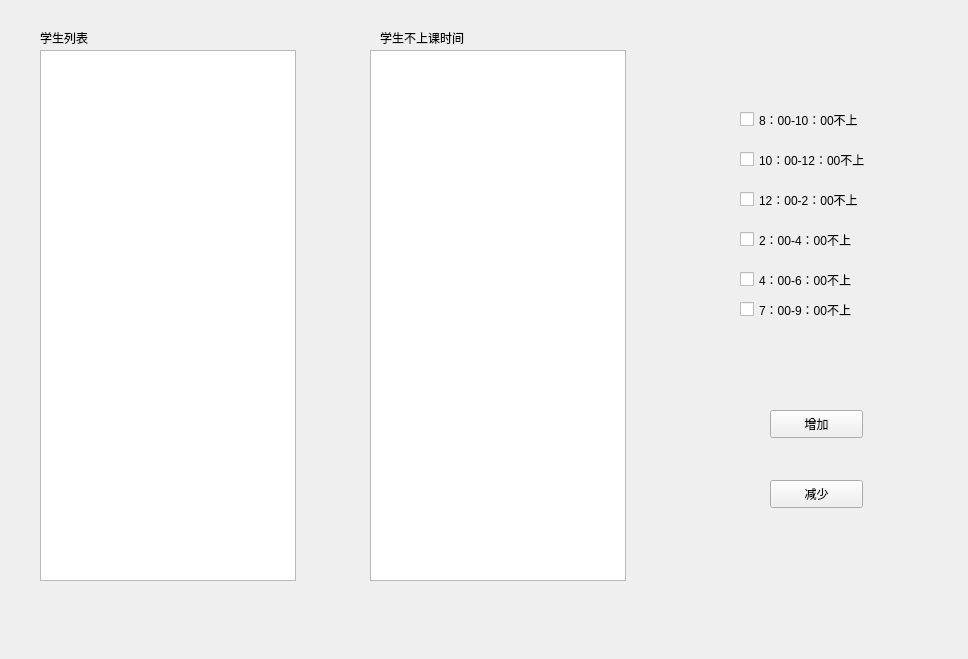
<?xml version="1.0" encoding="UTF-8"?>
<ui version="4.0">
 <class>nostudent</class>
 <widget class="QWidget" name="nostudent">
  <property name="geometry">
   <rect>
    <x>0</x>
    <y>0</y>
    <width>968</width>
    <height>659</height>
   </rect>
  </property>
  <property name="windowTitle">
   <string>Form</string>
  </property>
  <widget class="QPushButton" name="pushButton">
   <property name="geometry">
    <rect>
     <x>770</x>
     <y>410</y>
     <width>93</width>
     <height>28</height>
    </rect>
   </property>
   <property name="text">
    <string>增加</string>
   </property>
  </widget>
  <widget class="QTableView" name="tableView">
   <property name="geometry">
    <rect>
     <x>40</x>
     <y>50</y>
     <width>256</width>
     <height>531</height>
    </rect>
   </property>
  </widget>
  <widget class="QTableView" name="tableView_2">
   <property name="geometry">
    <rect>
     <x>370</x>
     <y>50</y>
     <width>256</width>
     <height>531</height>
    </rect>
   </property>
  </widget>
  <widget class="QPushButton" name="pushButton_2">
   <property name="geometry">
    <rect>
     <x>770</x>
     <y>480</y>
     <width>93</width>
     <height>28</height>
    </rect>
   </property>
   <property name="text">
    <string>减少</string>
   </property>
  </widget>
  <widget class="QCheckBox" name="checkBox">
   <property name="geometry">
    <rect>
     <x>740</x>
     <y>110</y>
     <width>161</width>
     <height>19</height>
    </rect>
   </property>
   <property name="text">
    <string>8：00-10：00不上</string>
   </property>
  </widget>
  <widget class="QCheckBox" name="checkBox_2">
   <property name="geometry">
    <rect>
     <x>740</x>
     <y>150</y>
     <width>161</width>
     <height>19</height>
    </rect>
   </property>
   <property name="text">
    <string>10：00-12：00不上</string>
   </property>
  </widget>
  <widget class="QCheckBox" name="checkBox_3">
   <property name="geometry">
    <rect>
     <x>740</x>
     <y>190</y>
     <width>161</width>
     <height>19</height>
    </rect>
   </property>
   <property name="text">
    <string>12：00-2：00不上</string>
   </property>
  </widget>
  <widget class="QCheckBox" name="checkBox_4">
   <property name="geometry">
    <rect>
     <x>740</x>
     <y>230</y>
     <width>161</width>
     <height>19</height>
    </rect>
   </property>
   <property name="text">
    <string>2：00-4：00不上</string>
   </property>
  </widget>
  <widget class="QCheckBox" name="checkBox_5">
   <property name="geometry">
    <rect>
     <x>740</x>
     <y>270</y>
     <width>161</width>
     <height>19</height>
    </rect>
   </property>
   <property name="text">
    <string>4：00-6：00不上</string>
   </property>
  </widget>
  <widget class="QCheckBox" name="checkBox_6">
   <property name="geometry">
    <rect>
     <x>740</x>
     <y>300</y>
     <width>161</width>
     <height>19</height>
    </rect>
   </property>
   <property name="text">
    <string>7：00-9：00不上</string>
   </property>
  </widget>
  <widget class="QLabel" name="label">
   <property name="geometry">
    <rect>
     <x>40</x>
     <y>30</y>
     <width>72</width>
     <height>15</height>
    </rect>
   </property>
   <property name="text">
    <string>学生列表</string>
   </property>
  </widget>
  <widget class="QLabel" name="label_2">
   <property name="geometry">
    <rect>
     <x>380</x>
     <y>30</y>
     <width>141</width>
     <height>16</height>
    </rect>
   </property>
   <property name="text">
    <string>学生不上课时间</string>
   </property>
  </widget>
 </widget>
 <resources/>
 <connections/>
</ui>
